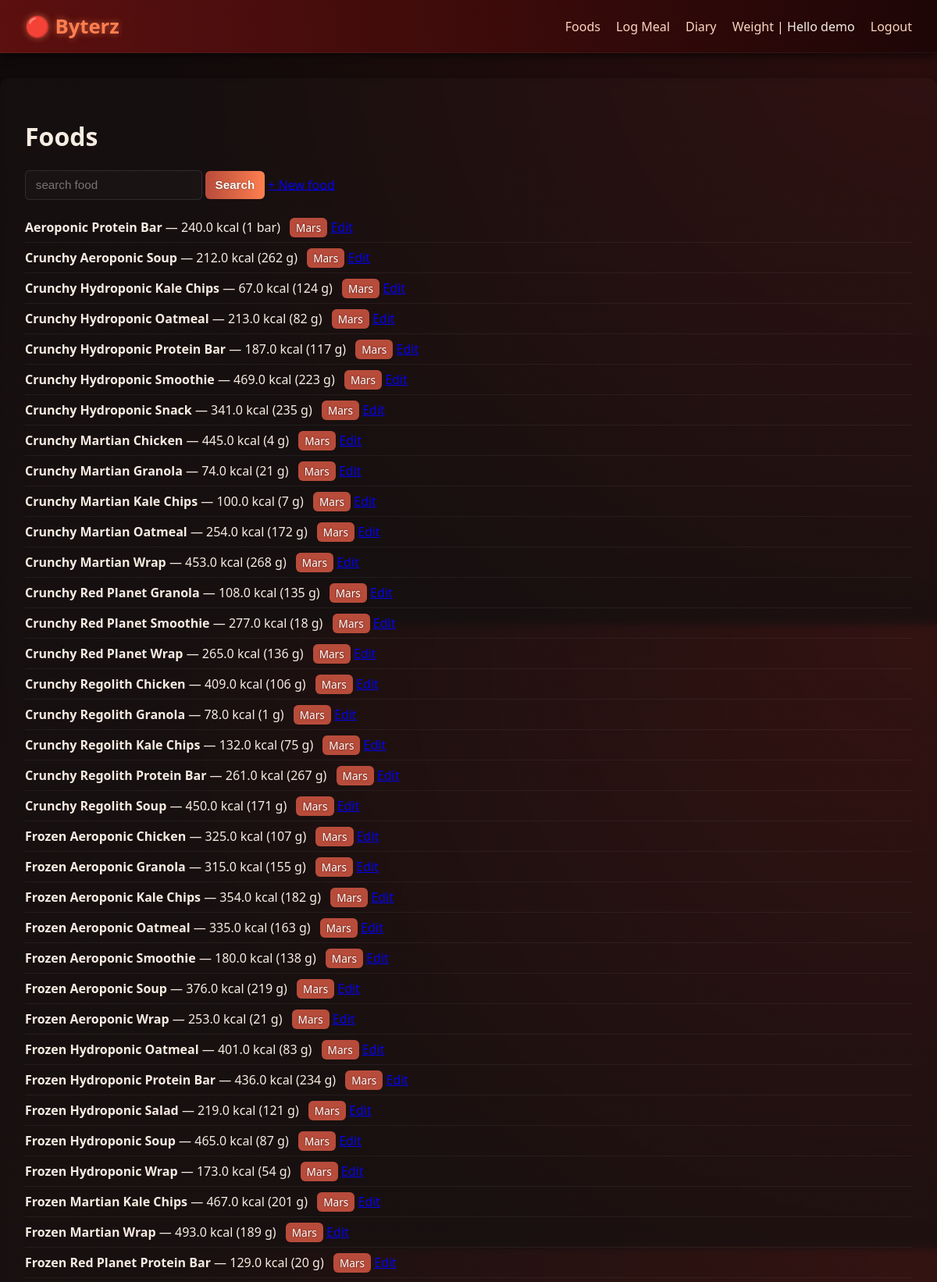
Screenshot of /foods (signed in, upper part) with the database file from the repository.
### byterz/models.py (models this page shows, shortened)
class User(db.Model, UserMixin):
    id = db.Column(db.Integer, primary_key=True)
    username = db.Column(db.String(80), unique=True, nullable=False)
    password_hash = db.Column(db.String(128), nullable=False)
    created_at = db.Column(db.DateTime, default=datetime.utcnow)
    settings = db.relationship("UserSettings", uselist=False, backref="user")
    weights = db.relationship("WeightEntry", backref="user", lazy=True)
    meals = db.relationship("Meal", backref="user", lazy=True)

class Food(db.Model):
    id = db.Column(db.Integer, primary_key=True)
    name = db.Column(db.String(200), nullable=False)
    is_mars_food = db.Column(db.Boolean, default=False)
    serving_text = db.Column(db.String(80), default="1 serving")
    calories = db.Column(db.Float, nullable=False)  # Earth kcal per serving
    protein_g = db.Column(db.Float, default=0.0)
    carbs_g = db.Column(db.Float, default=0.0)
    fats_g = db.Column(db.Float, default=0.0)
    created_by = db.Column(db.Integer, db.ForeignKey("user.id"), nullable=True)

### byterz/views.py (the view)
@main_bp.route("/foods")
@login_required
def foods():
    q = request.args.get("q", "")
    if q:
        items = Food.query.filter(Food.name.ilike(f"%{q}%")).order_by(Food.is_mars_food.desc()).all()
    else:
        items = Food.query.order_by(Food.is_mars_food.desc(), Food.name).all()
    return render_template("foods.html", foods=items, q=q)

### byterz/auth.py (called while the page is built)
@login_manager.user_loader
def load_user(user_id):
    return User.query.get(int(user_id))

### byterz/template/foods.html (shortened to what this page needs)
{% extends "base.html" %}
{% block content %}
  <h1>Foods</h1>
  <form method="get">
    <input name="q" placeholder="search food" value="{{ q }}">
    <button>Search</button>
    <a href="{{ url_for('main.food_new') }}">+ New food</a>
  </form>
{% if foods %}
  <ul>
    {% for f in foods %}
      <li>
        <strong>{{ f.name }}</strong> — {{ f.calories }} kcal ({{ f.serving_text }})
        {% if f.is_mars_food %}<span class="badge">Mars</span>{% endif %}
        <a href="{{ url_for('main.food_edit', food_id=f.id) }}">Edit</a>
      </li>
    {% endfor %}
  </ul>
{% else %}
  <p>No foods found.</p>
  <a href="{{ url_for('main.food_new') }}">+ Create a new food</a>
{% endif %}
{% endblock %}

### byterz/template/base.html (shortened to what this page needs)
<!doctype html>
<html lang="en">
<head>
  <link rel="stylesheet" href="{{ url_for('static', filename='style.css') }}">
</head>
<body>
  <header class="site-header">
    <a class="brand" href="{{ url_for('main.index') }}">🔴 Byterz</a>
    <nav>
  {% if current_user.is_authenticated %}
    <a href="{{ url_for('main.foods') }}">Foods</a>
    <a href="{{ url_for('main.meal_log') }}">Log Meal</a>
    <a href="{{ url_for('main.diary') }}">Diary</a>
    <a href="{{ url_for('main.weight') }}">Weight</a>
    <span class="muted">|</span>
    <span>Hello {{ current_user.username }}</span>
    <a href="{{ url_for('auth.logout') }}">Logout</a>
  {% else %}
    <a href="{{ url_for('auth.login') }}">Login</a>
    <a href="{{ url_for('auth.register') }}">Register</a>
  {% endif %}
</nav>
  </header>
  <main class="container">
    {% block content %}{% endblock %}
  </main>
</body>
</html>

### byterz/static/style.css (style rules this page uses)
body { font-family: system-ui, -apple-system, "Segoe UI", Roboto, "Helvetica Neue", Arial; background: radial-gradient(circle at top right, #2b0d0d, #0e0a0b 70%); color: #f8efe6; margin: 0; min-height: 100vh; overflow-x: hidden; }
.site-header { display: flex; justify-content: space-between; align-items: center; padding: 1rem 2rem; background: linear-gradient(90deg, #5a0f0f, #1b0506); border-bottom: 1px solid rgba(255,255,255,0.05); box-shadow: 0 4px 12px rgba(0,0,0,0.7); }
.brand { font-weight: 800; color: #ff7f50; font-size: 1.6rem; text-decoration: none; text-shadow: 0 0 8px rgba(255,127,80,0.6); }
nav a { color: #ffd6c2; margin-left: 1rem; text-decoration: none; font-weight: 500; transition: 0.2s; }
.container { padding: 2rem; max-width: 1200px; margin: 2rem auto; background: linear-gradient(180deg, rgba(255, 255, 255, 0.02), rgba(255, 255, 255, 0.01)); border-radius: 12px; box-shadow: 0 8px 24px rgba(0,0,0,0.6); min-height: 70vh; backdrop-filter: blur(4px); }
.badge { background: #b74b3b; color: #fff; padding: 0.2rem 0.5rem; border-radius: 6px; font-size: 0.85rem; margin-left: 0.5rem; text-shadow: 0 0 3px rgba(0,0,0,0.5); }
input, select, textarea, button { padding: 0.6rem 0.8rem; border-radius: 6px; border: 1px solid rgba(255,255,255,0.1); background: rgba(255,255,255,0.02); color: #fff; font-size: 0.95rem; transition: 0.2s; }
button { cursor: pointer; background: linear-gradient(90deg, #b74b3b, #ff7f50); border: none; font-weight: 600; color: #fff; text-shadow: 0 0 2px rgba(0,0,0,0.5); }
ul { list-style-type: none; padding-left: 0; }
li { padding: 0.5rem 0; border-bottom: 1px solid rgba(255,255,255,0.05); }
body::after { content: ''; position: fixed; top: -50%; left: -50%; width: 200%; height: 200%; background: radial-gradient(circle at center, rgba(255,127,80,0.05) 0%, transparent 70%); pointer-events: none; }

### rows the page displays
User: username "demo"
Food: name "Aeroponic Protein Bar", calories "240.0", serving_text "1 bar", is_mars_food "Mars"
Food: name "Crunchy Aeroponic Soup", calories "212.0", serving_text "262 g", is_mars_food "Mars"
Food: name "Crunchy Hydroponic Kale Chips", calories "67.0", serving_text "124 g", is_mars_food "Mars"
Food: name "Crunchy Hydroponic Oatmeal", calories "213.0", serving_text "82 g", is_mars_food "Mars"
Food: name "Crunchy Hydroponic Protein Bar", calories "187.0", serving_text "117 g", is_mars_food "Mars"
Food: name "Crunchy Hydroponic Smoothie", calories "469.0", serving_text "223 g", is_mars_food "Mars"
Food: name "Crunchy Hydroponic Snack", calories "341.0", serving_text "235 g", is_mars_food "Mars"
Food: name "Crunchy Martian Chicken", calories "445.0", serving_text "4 g", is_mars_food "Mars"
Food: name "Crunchy Martian Granola", calories "74.0", serving_text "21 g", is_mars_food "Mars"
Food: name "Crunchy Martian Kale Chips", calories "100.0", serving_text "7 g", is_mars_food "Mars"
Food: name "Crunchy Martian Oatmeal", calories "254.0", serving_text "172 g", is_mars_food "Mars"
Food: name "Crunchy Martian Wrap", calories "453.0", serving_text "268 g", is_mars_food "Mars"
Food: name "Crunchy Red Planet Granola", calories "108.0", serving_text "135 g", is_mars_food "Mars"
Food: name "Crunchy Red Planet Smoothie", calories "277.0", serving_text "18 g", is_mars_food "Mars"
Food: name "Crunchy Red Planet Wrap", calories "265.0", serving_text "136 g", is_mars_food "Mars"
Food: name "Crunchy Regolith Chicken", calories "409.0", serving_text "106 g", is_mars_food "Mars"
Food: name "Crunchy Regolith Granola", calories "78.0", serving_text "1 g", is_mars_food "Mars"
Food: name "Crunchy Regolith Kale Chips", calories "132.0", serving_text "75 g", is_mars_food "Mars"
Food: name "Crunchy Regolith Protein Bar", calories "261.0", serving_text "267 g", is_mars_food "Mars"
Food: name "Crunchy Regolith Soup", calories "450.0", serving_text "171 g", is_mars_food "Mars"
Food: name "Frozen Aeroponic Chicken", calories "325.0", serving_text "107 g", is_mars_food "Mars"
Food: name "Frozen Aeroponic Granola", calories "315.0", serving_text "155 g", is_mars_food "Mars"
Food: name "Frozen Aeroponic Kale Chips", calories "354.0", serving_text "182 g", is_mars_food "Mars"
Food: name "Frozen Aeroponic Oatmeal", calories "335.0", serving_text "163 g", is_mars_food "Mars"
Food: name "Frozen Aeroponic Smoothie", calories "180.0", serving_text "138 g", is_mars_food "Mars"
Food: name "Frozen Aeroponic Soup", calories "376.0", serving_text "219 g", is_mars_food "Mars"
Food: name "Frozen Aeroponic Wrap", calories "253.0", serving_text "21 g", is_mars_food "Mars"
Food: name "Frozen Hydroponic Oatmeal", calories "401.0", serving_text "83 g", is_mars_food "Mars"
Food: name "Frozen Hydroponic Protein Bar", calories "436.0", serving_text "234 g", is_mars_food "Mars"
Food: name "Frozen Hydroponic Salad", calories "219.0", serving_text "121 g", is_mars_food "Mars"
Food: name "Frozen Hydroponic Soup", calories "465.0", serving_text "87 g", is_mars_food "Mars"
Food: name "Frozen Hydroponic Wrap", calories "173.0", serving_text "54 g", is_mars_food "Mars"
Food: name "Frozen Martian Kale Chips", calories "467.0", serving_text "201 g", is_mars_food "Mars"
Food: name "Frozen Martian Wrap", calories "493.0", serving_text "189 g", is_mars_food "Mars"
Food: name "Frozen Red Planet Protein Bar", calories "129.0", serving_text "20 g", is_mars_food "Mars"
